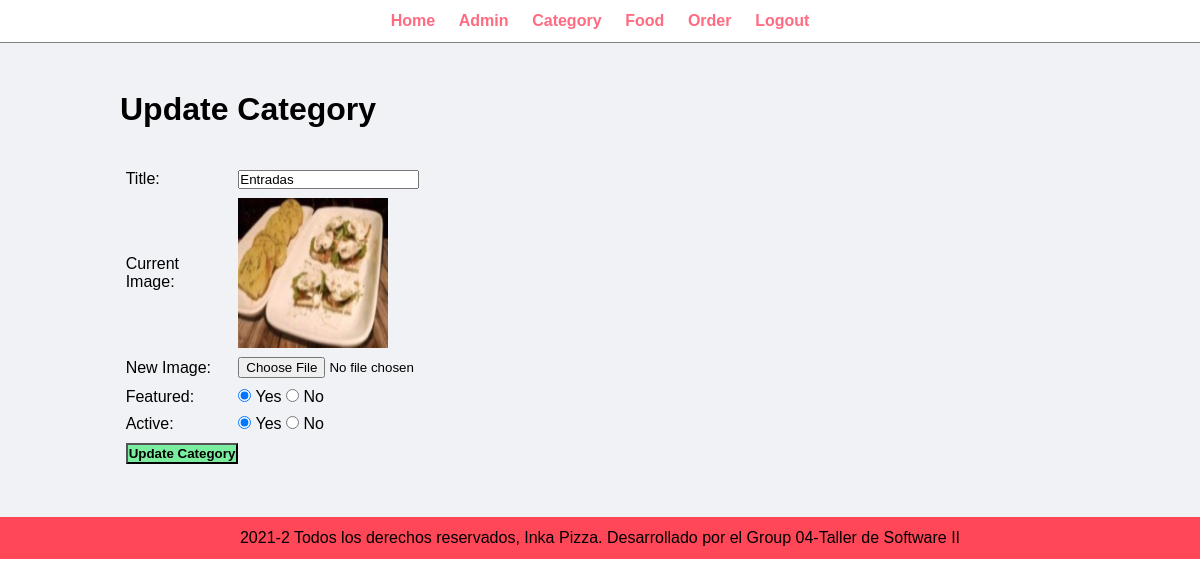
The page /admin/update-category.php?id=12 (signed in) on the database its author committed.
### tables this page shows
CREATE TABLE `tbl_category` (
  `id` int(10) UNSIGNED NOT NULL,
  `title` varchar(100) NOT NULL,
  `image_name` varchar(255) NOT NULL,
  `featured` varchar(10) NOT NULL,
  `active` varchar(10) NOT NULL
);

### admin/update-category.php (the view, shortened to what this page needs)
<?php include('menu_footer/menu.php'); ?>
<div class="main-content">
    <div class="wrapper">
        <h1>Update Category</h1>
        <br><br>
        <?php
            if(isset($_GET['id']))
            {
                $id = $_GET['id'];
                $sql = "SELECT * FROM tbl_category WHERE id=$id";
                $res = mysqli_query($conn, $sql);
                $count = mysqli_num_rows($res);
                if($count==1)
                {
                    $row = mysqli_fetch_assoc($res);
                    $title = $row['title'];
                    $current_image = $row['image_name'];
                    $featured = $row['featured'];
                    $active = $row['active'];
                }
                else
                {
                    $_SESSION['no-category-found'] = "<div class='error'>Category not Found.</div>";
                    header('location:'.SITEURL.'admin/manage-category.php');
                }
            }
            else
            {
                header('location:'.SITEURL.'admin/manage-category.php');
            }
        ?>
        <form action="" method="POST" enctype="multipart/form-data">
            <table class="tbl-30">
                <tr>
                    <td>Title: </td>
                    <td>
                        <input type="text" name="title" value="<?php echo $title; ?>">
                    </td>
                </tr>
                <tr>
                    <td>Current Image: </td>
                    <td>
                        <?php
                            if($current_image != "")
                            {
                                ?>
                                <img src="<?php echo SITEURL; ?>images/category/<?php echo $current_image; ?>" width="150px">
                                <?php
                            }
                            else
                            {
                                echo "<div class='error'>Image Not Added.</div>";
                            }
                        ?>
                    </td>
                </tr>
                <tr>
                    <td>New Image: </td>
                    <td>
                        <input type="file" name="image">
                    </td>
                </tr>
                <tr>
                    <td>Featured: </td>
                    <td>
                        <input <?php if($featured=="Yes"){echo "checked";} ?> type="radio" name="featured" value="Yes"> Yes
                        <input <?php if($featured=="No"){echo "checked";} ?> type="radio" name="featured" value="No"> No
                    </td>
                </tr>
                <tr>
                    <td>Active: </td>
                    <td>
                        <input <?php if($active=="Yes"){echo "checked";} ?> type="radio" name="active" value="Yes"> Yes
                        <input <?php if($active=="No"){echo "checked";} ?> type="radio" name="active" value="No"> No
                    </td>
                </tr>
                <tr>
                    <td>
                        <input type="submit" name="submit" value="Update Category" class="btn-secondary">
                    </td>
                </tr>
            </table>
        </form>
    </div>
</div>
<?php include('menu_footer/footer.php'); ?>

### css/admin.css (style rules this page uses)
* { margin: 0; padding: 0; font-family: Arial, Helvetica, sans-serif; }
.wrapper { padding: 1%; width: 80%; margin: 0 auto; }
.tbl-30 { width: 30%; }
table tr td { padding: 1%; }
.btn-secondary { background-color: #7bed9f; padding: 1%; color: black; text-decoration: none; font-weight: bold; }
.main-content { background-color: #f1f2f6; padding: 3% 0; }

### rows shown on the page
tbl_category: title "Entradas", image_name (picture), featured "☑", active "☑"
